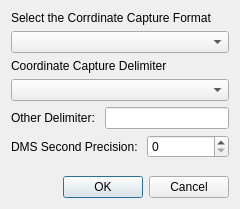
<?xml version="1.0" encoding="UTF-8"?>
<ui version="4.0">
 <class>latLonDialog</class>
 <widget class="QDialog" name="latLonDialog">
  <property name="geometry">
   <rect>
    <x>0</x>
    <y>0</y>
    <width>240</width>
    <height>209</height>
   </rect>
  </property>
  <property name="windowTitle">
   <string>Lat Lon Settings</string>
  </property>
  <property name="modal">
   <bool>true</bool>
  </property>
  <layout class="QVBoxLayout" name="verticalLayout">
   <item>
    <widget class="QLabel" name="label">
     <property name="text">
      <string>Select the Corrdinate Capture Format</string>
     </property>
    </widget>
   </item>
   <item>
    <widget class="QComboBox" name="coordComboBox">
     <property name="sizePolicy">
      <sizepolicy hsizetype="Preferred" vsizetype="Fixed">
       <horstretch>0</horstretch>
       <verstretch>0</verstretch>
      </sizepolicy>
     </property>
    </widget>
   </item>
   <item>
    <widget class="QLabel" name="label_2">
     <property name="text">
      <string>Coordinate Capture Delimiter</string>
     </property>
    </widget>
   </item>
   <item>
    <widget class="QComboBox" name="delimComboBox"/>
   </item>
   <item>
    <layout class="QHBoxLayout" name="horizontalLayout">
     <item>
      <widget class="QLabel" name="label_3">
       <property name="text">
        <string>Other Delimiter: </string>
       </property>
      </widget>
     </item>
     <item>
      <widget class="QLineEdit" name="otherTxt"/>
     </item>
    </layout>
   </item>
   <item>
    <layout class="QHBoxLayout" name="horizontalLayout_2">
     <item>
      <widget class="QLabel" name="label_4">
       <property name="text">
        <string>DMS Second Precision: </string>
       </property>
      </widget>
     </item>
     <item>
      <widget class="QSpinBox" name="precisionSpinBox">
       <property name="maximum">
        <number>6</number>
       </property>
      </widget>
     </item>
    </layout>
   </item>
   <item>
    <spacer name="verticalSpacer">
     <property name="orientation">
      <enum>Qt::Vertical</enum>
     </property>
     <property name="sizeHint" stdset="0">
      <size>
       <width>20</width>
       <height>40</height>
      </size>
     </property>
    </spacer>
   </item>
   <item>
    <widget class="QDialogButtonBox" name="buttonBox">
     <property name="orientation">
      <enum>Qt::Horizontal</enum>
     </property>
     <property name="standardButtons">
      <set>QDialogButtonBox::Cancel|QDialogButtonBox::Ok</set>
     </property>
    </widget>
   </item>
  </layout>
 </widget>
 <resources/>
 <connections>
  <connection>
   <sender>buttonBox</sender>
   <signal>accepted()</signal>
   <receiver>latLonDialog</receiver>
   <slot>accept()</slot>
   <hints>
    <hint type="sourcelabel">
     <x>248</x>
     <y>254</y>
    </hint>
    <hint type="destinationlabel">
     <x>157</x>
     <y>274</y>
    </hint>
   </hints>
  </connection>
  <connection>
   <sender>buttonBox</sender>
   <signal>rejected()</signal>
   <receiver>latLonDialog</receiver>
   <slot>reject()</slot>
   <hints>
    <hint type="sourcelabel">
     <x>316</x>
     <y>260</y>
    </hint>
    <hint type="destinationlabel">
     <x>286</x>
     <y>274</y>
    </hint>
   </hints>
  </connection>
 </connections>
</ui>
